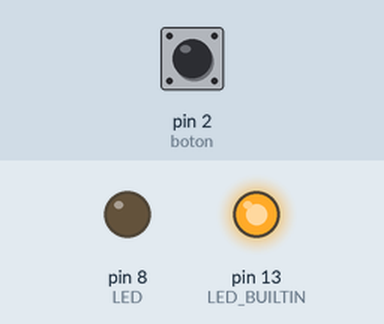
This sketch was run on a simulated Arduino Uno, built with avr-gcc and run on an emulated ATmega328P. Parts: output pins drawn as LEDs (lit = HIGH). Inputs (shaded band) come from the test bench; at power-on: pin 2 (boton) LOW.

Above: at 1.2 s.
1.3 s: pin 2 (boton) pulled HIGH for 0.15 s
At 2.1 s:
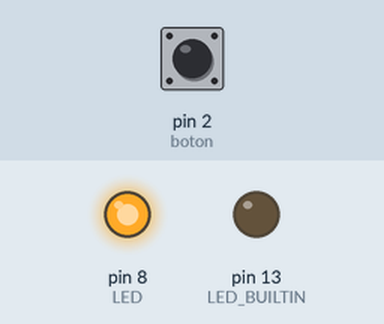
3.9 s: pin 2 (boton) pulled HIGH for 3.2 s
At 8.2 s:
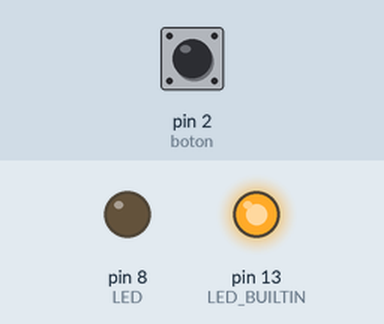
Timing chart, 0 to 9.7 s (numbered marks = the images above; inputs shaded):
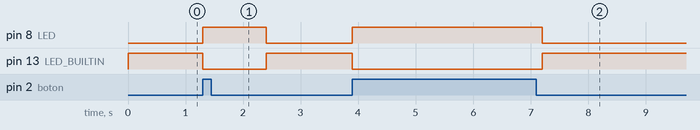

The sketch:

boton.ino
```cpp
const int boton = 2;
int valor = 0;
const int LED = 8;

void setup() {
  Serial.begin(9600);
  pinMode(boton, INPUT);
  pinMode(LED,OUTPUT);
  pinMode(LED_BUILTIN,OUTPUT);
}

void loop() {
  valor = digitalRead(boton);
  if (valor == HIGH) {
    digitalWrite(LED,HIGH);
    digitalWrite(LED_BUILTIN,LOW);
    delay(1000);
  }
  if(valor==LOW){
    digitalWrite(LED,LOW);
    digitalWrite(LED_BUILTIN,HIGH);
  }
  delay(100); // Reduce el tiempo de espera para una respuesta más rápida
}
```

Measured:
- after the input at 1.3 s, pin 8 (LED): LOW → HIGH at once, → LOW 1.1 s later; pin 13 (LED_BUILTIN): HIGH → LOW at once, → HIGH 1.1 s later
- after the input at 3.9 s, pin 8 (LED): LOW → HIGH at once, → LOW 3.3 s later; pin 13 (LED_BUILTIN): HIGH → LOW at once, → HIGH 3.3 s later
